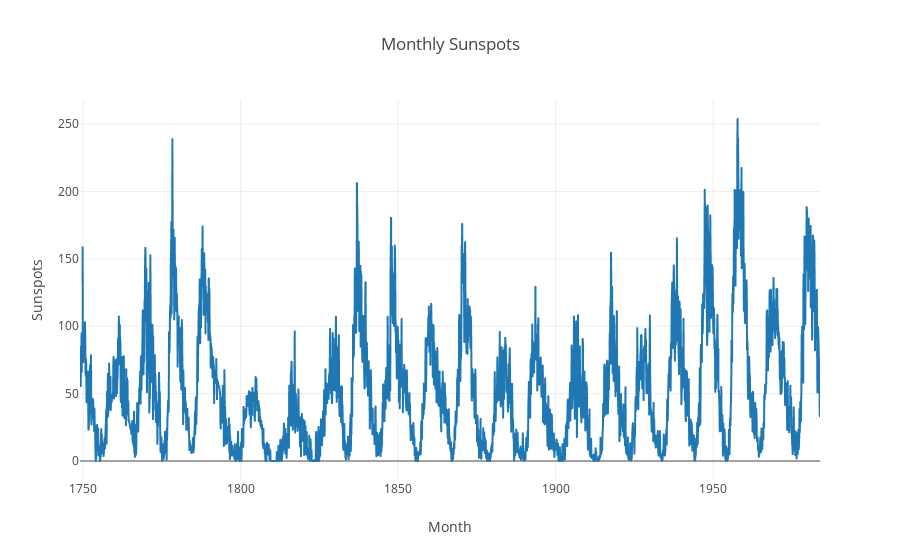

Here is the notebook cell this chart was saved with:
### Code cell
ilinechart(data, 'Month', 'Sunspots', title='Monthly Sunspots')

### Figure 1 — Plotly figure (JSON) as saved in the notebook; plotly's stock layout.template omitted (floating-point values rounded to 4 significant figures; data arrays with more than 128 entries replaced by an {"elided": "..."} marker saying what was removed)
{"data": [{"hovertemplate": "Month=%{x}<br>Sunspots=%{y}<extra></extra>", "legendgroup": "", "line": {"color": "#1F77B4", "dash": "solid"}, "mode": "lines", "name": "", "showlegend": false, "type": "scattergl", "x": {"elided": "2820 str values"}, "xaxis": "x", "y": {"elided": "2820 float values"}, "yaxis": "y"}], "layout": {"legend": {"tracegroupgap": 0}, "title": {"text": "Monthly Sunspots", "x": 0.5}, "xaxis": {"anchor": "y", "domain": [0, 1], "title": {"text": "Month"}}, "yaxis": {"anchor": "x", "domain": [0, 1], "title": {"text": "Sunspots"}}}}
